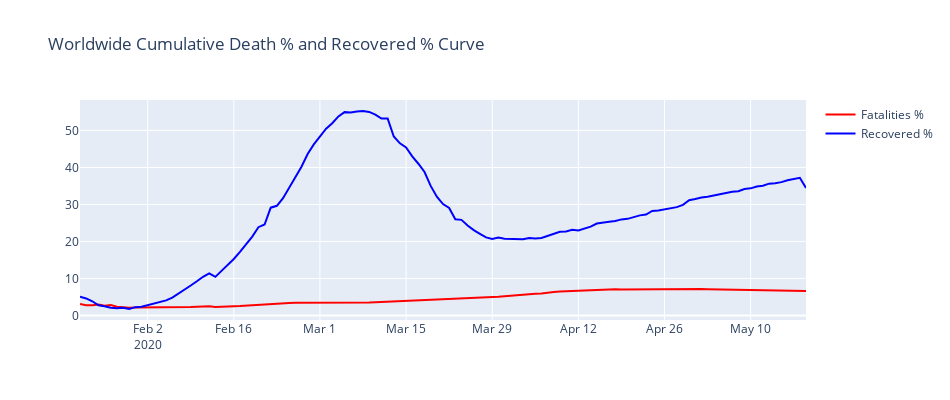

This figure's notebook cell:
### Code cell
fig = go.Figure(data=[go.Scatter(name='Fatalities %', x=Covid_world_df['Date'], y=Covid_world_df['Cumulative Death Percentage'],marker=dict(color='red')),
                go.Scatter(name='Recovered %', x=Covid_world_df['Date'], y=Covid_world_df['Cumulative Recovered Percentage'],marker=dict(color='blue'))])

fig.update_layout(title='Worldwide Cumulative Death % and Recovered % Curve',showlegend=True,width=950, height=400)
fig.show()
